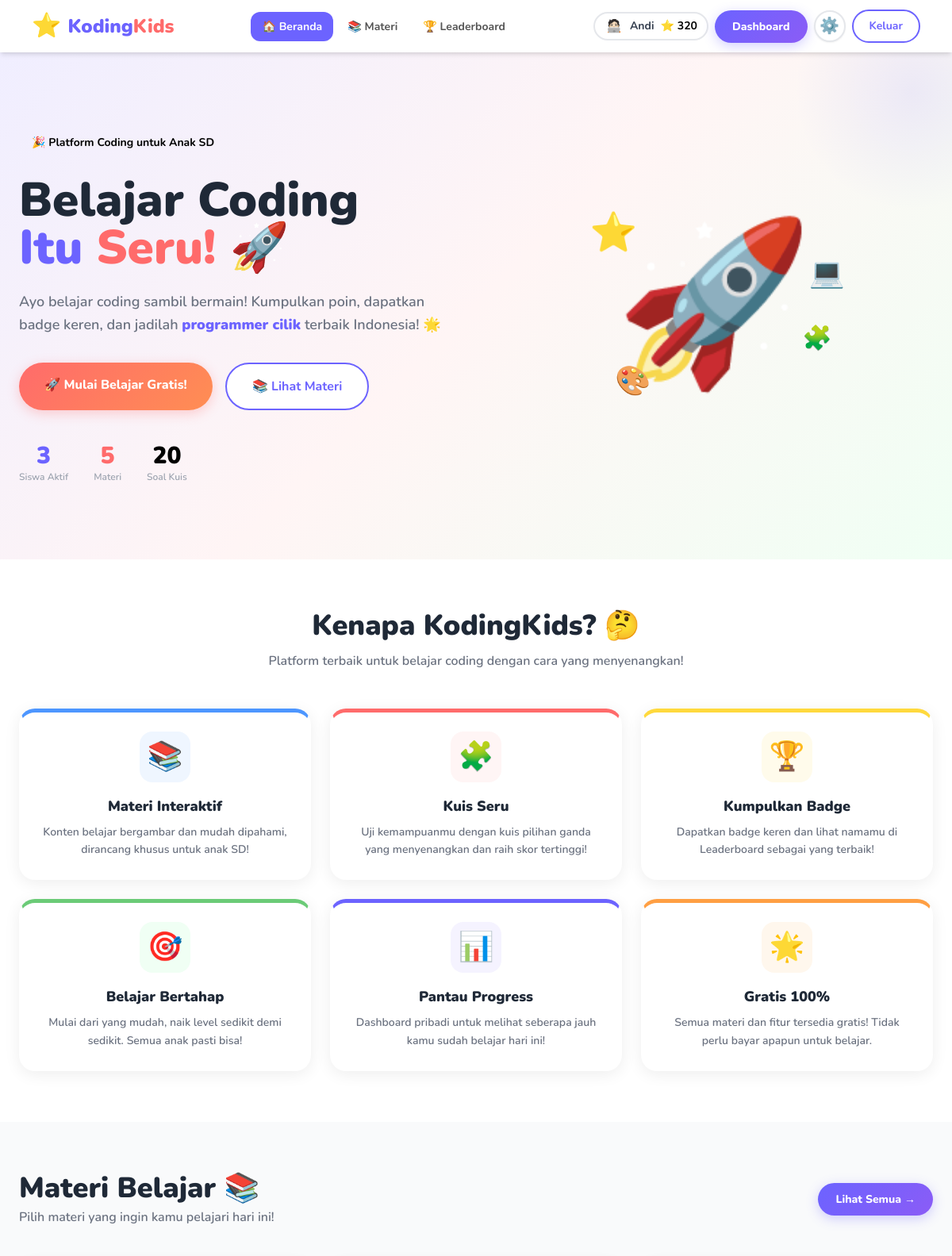
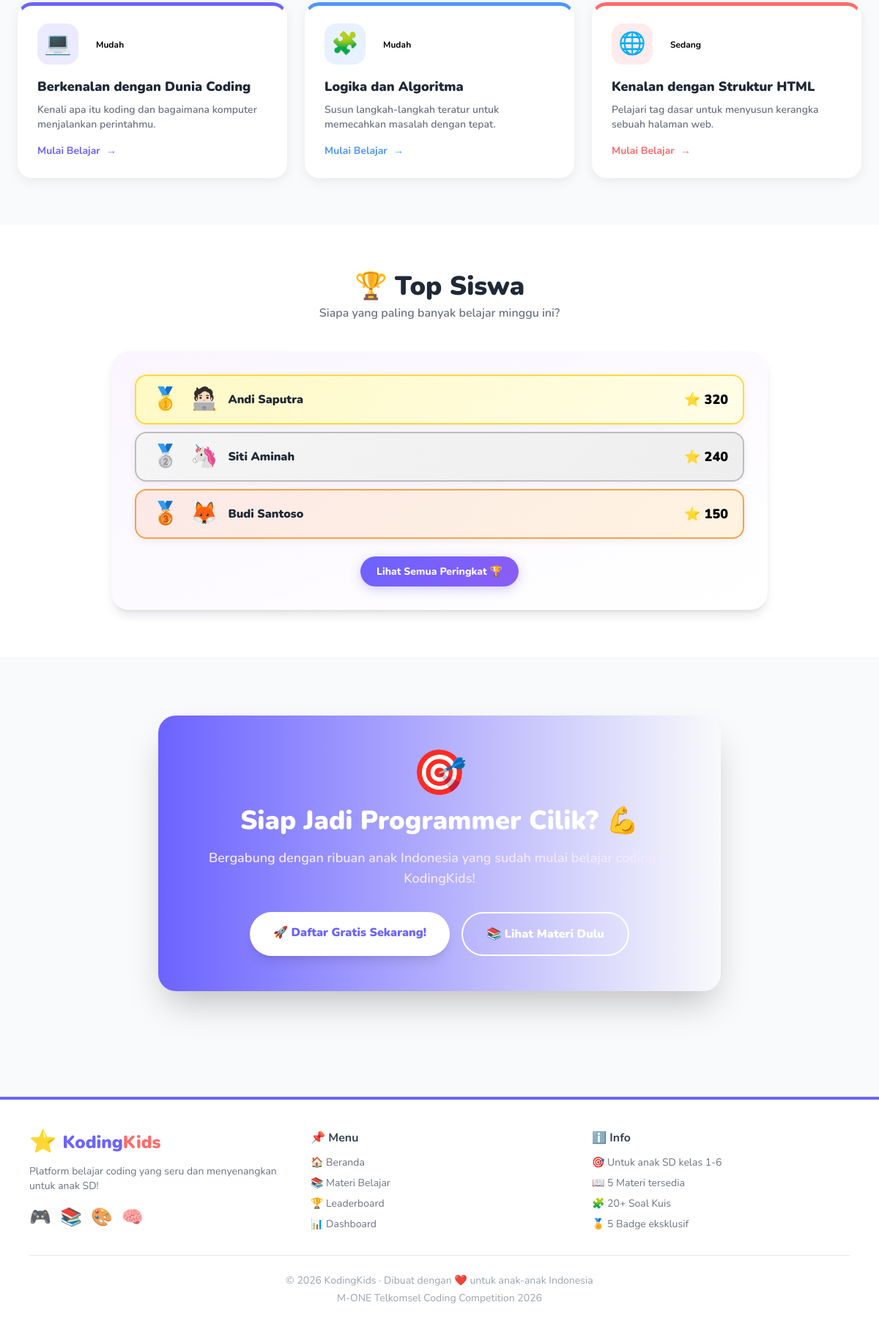
/ (signed in), run on the app's committed database (2 pictures, top to bottom).
### tables this page shows
CREATE TABLE IF NOT EXISTS `users` (
    `id` INT UNSIGNED AUTO_INCREMENT PRIMARY KEY,
    `nama` VARCHAR(100) NOT NULL,
    `username` VARCHAR(50) NOT NULL UNIQUE,
    `email` VARCHAR(100) NOT NULL UNIQUE,
    `password` VARCHAR(255) NOT NULL,
    `avatar` LONGTEXT NOT NULL DEFAULT '🐱',
    `role` ENUM('siswa', 'guru', 'admin') NOT NULL DEFAULT 'siswa',
    `poin` INT NOT NULL DEFAULT 0,
    `created_at` TIMESTAMP NOT NULL DEFAULT CURRENT_TIMESTAMP
);

CREATE TABLE IF NOT EXISTS `materi` (
    `id` INT UNSIGNED AUTO_INCREMENT PRIMARY KEY,
    `judul` VARCHAR(150) NOT NULL,
    `deskripsi` VARCHAR(255) NOT NULL,
    `level` ENUM('Mudah', 'Sedang', 'Sulit') NOT NULL DEFAULT 'Mudah',
    `durasi` TINYINT UNSIGNED NOT NULL DEFAULT 10,
    `icon` VARCHAR(20) NOT NULL DEFAULT '💻',
    `warna` VARCHAR(20) NOT NULL DEFAULT '#6C63FF',
    `konten` LONGTEXT NOT NULL,
    `urutan` INT NOT NULL DEFAULT 1,
    `created_at` TIMESTAMP NOT NULL DEFAULT CURRENT_TIMESTAMP
);

### config/db.php (called while the page is built, shortened)
<?php
function isLoggedIn() {
    return isset($_SESSION['user_id']);
}
function renderAvatar($avatar, $size = '1em', $fit = 'cover') {
    return $avatar;
}
?>

### index.php (the view, shortened to what this page needs)
<?php
require_once 'includes/header.php';
$total_siswa = $conn->query("SELECT COUNT(*) as c FROM users WHERE role='siswa'")->fetch_assoc()['c'];
$total_materi = $conn->query("SELECT COUNT(*) as c FROM materi")->fetch_assoc()['c'];
$total_kuis = $conn->query("SELECT COUNT(*) as c FROM kuis")->fetch_assoc()['c'];
?>
<section class="hero-section py-16 md:py-24 px-4">
    <div class="max-w-6xl mx-auto grid grid-cols-1 md:grid-cols-2 gap-12 items-center">
        <div class="animate-fadeInUp">
            <div class="inline-flex items-center gap-2 bg-yellow-100 text-yellow-700 px-4 py-2 rounded-full font-bold text-sm mb-6">
                🎉 Platform Coding untuk Anak SD
            </div>
            <h1 class="hero-title text-5xl md:text-6xl font-black text-gray-800 leading-tight mb-6">
                Belajar Coding<br>
                <span class="text-primary">Itu</span>
                <span class="text-accent"> Seru!</span>
                <span class="animate-wiggle inline-block">🚀</span>
            </h1>
            <p class="text-gray-500 text-lg font-semibold mb-8 leading-relaxed">
                Ayo belajar coding sambil bermain! Kumpulkan poin, dapatkan badge keren,
                dan jadilah <span class="text-primary font-black">programmer cilik</span> terbaik Indonesia! 🌟
            </p>
            <div class="flex flex-wrap gap-4">
                <a href="pages/register.php" class="btn-accent text-base px-8 py-4">
                    🚀 Mulai Belajar Gratis!
                </a>
                <a href="pages/materi.php" class="btn-outline text-base px-8 py-4">
                    📚 Lihat Materi
                </a>
            </div>
            <div class="flex gap-8 mt-10">
                <div class="text-center">
                    <div class="text-3xl font-black text-primary counter" data-target="<?= $total_siswa ?>"><?= $total_siswa ?></div>
                    <div class="text-xs text-gray-400 font-semibold">Siswa Aktif</div>
                </div>
                <div class="text-center">
                    <div class="text-3xl font-black text-accent counter" data-target="<?= $total_materi ?>"><?= $total_materi ?></div>
                    <div class="text-xs text-gray-400 font-semibold">Materi</div>
                </div>
                <div class="text-center">
                    <div class="text-3xl font-black text-green-500 counter" data-target="<?= $total_kuis ?>"><?= $total_kuis ?></div>
                    <div class="text-xs text-gray-400 font-semibold">Soal Kuis</div>
                </div>
            </div>
        </div>
        <div class="flex justify-center animate-float">
            <div class="relative">
                <div class="text-[160px] md:text-[200px] leading-none select-none">🚀</div>
                <div class="absolute -top-4 -left-8 text-5xl animate-bounce-slow">⭐</div>
                <div class="absolute top-10 -right-10 text-4xl animate-wiggle">💻</div>
                <div class="absolute -bottom-4 left-0 text-4xl animate-float" style="animation-delay:1s">🎨</div>
                <div class="absolute bottom-10 -right-6 text-3xl animate-bounce-slow" style="animation-delay:0.5s">🧩</div>
            </div>
        </div>
    </div>
</section>
<section class="py-16 px-4 bg-white">
    <div class="max-w-6xl mx-auto">
        <div class="text-center mb-12 animate-on-scroll">
            <h2 class="text-4xl font-black text-gray-800 mb-3">Kenapa KodingKids? 🤔</h2>
            <p class="text-gray-500 font-semibold">Platform terbaik untuk belajar coding dengan cara yang menyenangkan!</p>
        </div>
        <div class="grid grid-cols-1 md:grid-cols-3 gap-6">
            <?php
            $features = [
                ['icon'=>'📚','title'=>'Materi Interaktif','desc'=>'Konten belajar bergambar dan mudah dipahami, dirancang khusus untuk anak SD!','color'=>'#4D96FF','bg'=>'#EFF6FF'],
                ['icon'=>'🧩','title'=>'Kuis Seru','desc'=>'Uji kemampuanmu dengan kuis pilihan ganda yang menyenangkan dan raih skor tertinggi!','color'=>'#FF6B6B','bg'=>'#FFF5F5'],
                ['icon'=>'🏆','title'=>'Kumpulkan Badge','desc'=>'Dapatkan badge keren dan lihat namamu di Leaderboard sebagai yang terbaik!','color'=>'#FFD93D','bg'=>'#FFFBEB'],
                ['icon'=>'🎯','title'=>'Belajar Bertahap','desc'=>'Mulai dari yang mudah, naik level sedikit demi sedikit. Semua anak pasti bisa!','color'=>'#6BCB77','bg'=>'#F0FFF4'],
                ['icon'=>'📊','title'=>'Pantau Progress','desc'=>'Dashboard pribadi untuk melihat seberapa jauh kamu sudah belajar hari ini!','color'=>'#6C63FF','bg'=>'#F5F3FF'],
                ['icon'=>'🌟','title'=>'Gratis 100%','desc'=>'Semua materi dan fitur tersedia gratis! Tidak perlu bayar apapun untuk belajar.','color'=>'#FF9F43','bg'=>'#FFF7ED'],
            ];
            foreach ($features as $f): ?>
            <div class="card animate-on-scroll text-center" style="border-top: 5px solid <?= $f['color'] ?>">
                <div class="w-16 h-16 rounded-2xl flex items-center justify-center text-4xl mx-auto mb-4"
                     style="background:<?= $f['bg'] ?>">
                    <?= $f['icon'] ?>
                </div>
                <h3 class="text-lg font-black text-gray-800 mb-2"><?= $f['title'] ?></h3>
                <p class="text-gray-500 text-sm leading-relaxed font-semibold"><?= $f['desc'] ?></p>
            </div>
            <?php endforeach; ?>
        </div>
    </div>
</section>
<section class="py-16 px-4 bg-gray-50">
    <div class="max-w-6xl mx-auto">
        <div class="flex justify-between items-center mb-10">
            <div>
                <h2 class="text-4xl font-black text-gray-800">Materi Belajar 📚</h2>
                <p class="text-gray-500 font-semibold mt-1">Pilih materi yang ingin kamu pelajari hari ini!</p>
            </div>
            <a href="pages/materi.php" class="btn-primary hidden md:block">Lihat Semua →</a>
        </div>
        <div class="grid grid-cols-1 md:grid-cols-3 gap-6">
            <?php
            $materis = $conn->query("SELECT * FROM materi ORDER BY urutan LIMIT 3");
            $level_colors = ['Mudah'=>'bg-green-100 text-green-700','Sedang'=>'bg-yellow-100 text-yellow-700','Sulit'=>'bg-red-100 text-red-700'];
            while ($m = $materis->fetch_assoc()):
            ?>
            <a href="pages/materi_detail.php?id=<?= $m['id'] ?>" class="materi-card animate-on-scroll" style="border-top: 5px solid <?= $m['warna'] ?>">
                <div class="flex items-center gap-3 mb-4">
                    <div class="w-14 h-14 rounded-2xl flex items-center justify-center text-3xl"
                         style="background:<?= $m['warna'] ?>22">
                        <?= $m['icon'] ?>
                    </div>
                    <div>
                        <span class="text-xs font-bold px-3 py-1 rounded-full <?= $level_colors[$m['level']] ?>">
                            <?= $m['level'] ?>
                        </span>
                    </div>
                </div>
                <h3 class="text-lg font-black text-gray-800 mb-2"><?= htmlspecialchars($m['judul']) ?></h3>
                <p class="text-gray-500 text-sm font-semibold"><?= htmlspecialchars($m['deskripsi']) ?></p>
                <div class="mt-4 flex items-center gap-2 font-bold text-sm" style="color:<?= $m['warna'] ?>">
                    <span>Mulai Belajar</span><span>→</span>
                </div>
            </a>
            <?php endwhile; ?>
        </div>
    </div>
</section>
<section class="py-16 px-4 bg-white">
    <div class="max-w-4xl mx-auto">
        <div class="text-center mb-10">
            <h2 class="text-4xl font-black text-gray-800">🏆 Top Siswa</h2>
            <p class="text-gray-500 font-semibold mt-1">Siapa yang paling banyak belajar minggu ini?</p>
        </div>
        <div class="bg-gradient-to-br from-purple-50 to-blue-50 rounded-3xl p-8 shadow-lg">
            <?php
            $rank = 1;
            $rank_icons = ['🥇','🥈','🥉'];
            $top_users = $conn->query("SELECT nama, poin, avatar FROM users WHERE role='siswa' ORDER BY poin DESC LIMIT 3");
            if ($top_users->num_rows == 0): ?>
                <div class="text-center text-gray-400 font-bold py-8">
                    <div class="text-5xl mb-3">🌟</div>
                    <p>Belum ada siswa. Jadilah yang pertama!</p>
                    <a href="pages/register.php" class="btn-primary mt-4 inline-block">Daftar Sekarang</a>
                </div>
            <?php else: while ($u = $top_users->fetch_assoc()): ?>
                <div class="leaderboard-item rank-<?= $rank ?> animate-on-scroll">
                    <div class="text-3xl font-black w-10 text-center"><?= $rank_icons[$rank-1] ?></div>
                    <div class="text-3xl"><?= renderAvatar($u['avatar'], '2.2rem') ?></div>
                    <div class="flex-1">
                        <div class="font-black text-gray-800"><?= htmlspecialchars($u['nama']) ?></div>
                    </div>
                    <div class="flex items-center gap-2 font-black text-yellow-600 text-lg">
                        ⭐ <?= number_format($u['poin']) ?>
                    </div>
                </div>
            <?php $rank++; endwhile; endif; ?>
            <div class="text-center mt-6">
                <a href="pages/leaderboard.php" class="btn-primary">Lihat Semua Peringkat 🏆</a>
            </div>
        </div>
    </div>
</section>
<section class="py-20 px-4">
    <div class="max-w-3xl mx-auto text-center">
        <div class="bg-gradient-to-r from-primary to-blue-500 rounded-3xl p-12 text-white shadow-2xl">
            <div class="text-6xl mb-4 animate-bounce-slow">🎯</div>
            <h2 class="text-4xl font-black mb-4">Siap Jadi Programmer Cilik? 💪</h2>
            <p class="text-purple-100 font-semibold mb-8 text-lg">
                Bergabung dengan ribuan anak Indonesia yang sudah mulai belajar coding di KodingKids!
            </p>
            <div class="flex justify-center gap-4 flex-wrap">
                <a href="pages/register.php" class="bg-white text-primary font-black px-8 py-4 rounded-full hover:scale-105 transition-transform shadow-lg">
                    🚀 Daftar Gratis Sekarang!
                </a>
                <a href="pages/materi.php" class="border-2 border-white text-white font-black px-8 py-4 rounded-full hover:bg-white hover:text-primary transition-all">
                    📚 Lihat Materi Dulu
                </a>
            </div>
        </div>
    </div>
</section>
<?php require_once 'includes/footer.php'; ?>

### includes/header.php (shortened to what this page needs)
<?php
require_once __DIR__ . '/../config/db.php';
$current_page = basename($_SERVER['PHP_SELF']);
$root_prefix = (strpos($_SERVER['PHP_SELF'], '/pages/') !== false) ? '../' : '';
$user_poin = 0;
$user_nama = '';
$user_avatar = '🐱';
if (isLoggedIn()) {
    $uid = $_SESSION['user_id'];
    $user_data = $conn->query("SELECT nama, poin, avatar FROM users WHERE id = $uid")->fetch_assoc();
    $user_poin = $user_data['poin'];
    $user_nama = $user_data['nama'];
    $user_avatar = renderAvatar($user_data['avatar']);
}
?>
<!DOCTYPE html>
<html lang="id">
<head>
    <script src="https://cdn.tailwindcss.com"></script>
    <link rel="stylesheet" href="https://cdnjs.cloudflare.com/ajax/libs/animate.css/4.1.1/animate.min.css"/>
    <link rel="stylesheet" href="<?= $root_prefix ?>assets/css/style.css">
</head>
<body class="font-nunito bg-gray-50 min-h-screen">
<nav class="bg-white shadow-md sticky top-0 z-50">
    <div class="max-w-6xl mx-auto px-4 py-3 flex items-center justify-between">
        <a href="<?= $root_prefix ?>index.php" class="flex items-center gap-2 text-primary font-black text-2xl hover:scale-105 transition-transform">
            <span class="text-3xl animate-bounce-slow">⭐</span>
            <span>Koding<span class="text-accent">Kids</span></span>
        </a>
        <div class="hidden md:flex items-center gap-1">
            <a href="<?= $root_prefix ?>index.php"
               class="nav-link <?= $current_page == 'index.php' ? 'nav-active' : '' ?>">🏠 Beranda</a>
            <a href="<?= $root_prefix ?>pages/materi.php"
               class="nav-link <?= $current_page == 'materi.php' ? 'nav-active' : '' ?>">📚 Materi</a>
            <a href="<?= $root_prefix ?>pages/leaderboard.php"
               class="nav-link <?= $current_page == 'leaderboard.php' ? 'nav-active' : '' ?>">🏆 Leaderboard</a>
        </div>
        <div class="flex items-center gap-2">
            <?php if (isLoggedIn()): ?>
                <?php if (in_array(strtolower((string) ($_SESSION['user_role'] ?? '')), ['guru', 'admin'], true)): ?>
                    <div class="flex items-center gap-2 bg-gray-100 border-2 border-gray-300 rounded-full px-3 py-1">
                        <span class="text-xl">👨‍🏫</span>
                        <span class="text-sm font-bold text-gray-700 hidden sm:block">Admin</span>
                    </div>
                <?php else: ?>
                    <div class="flex items-center gap-2 bg-yellow-50 border-2 border-yellow-300 rounded-full px-3 py-1">
                        <span class="w-6 h-6 rounded-full overflow-hidden inline-flex items-center justify-center flex-shrink-0"><?= $user_avatar ?></span>
                        <span class="text-sm font-bold text-gray-700 hidden sm:block"><?= htmlspecialchars(explode(' ', $user_nama)[0]) ?></span>
                        <span class="text-sm font-bold text-yellow-600">⭐ <?= $user_poin ?></span>
                    </div>
                <?php endif; ?>
                <a href="<?= $root_prefix ?>pages/<?= in_array(strtolower((string) ($_SESSION['user_role'] ?? '')), ['guru', 'admin'], true) ? 'guru.php' : 'dashboard.php' ?>"
                   class="btn-primary hidden sm:block"><?= in_array(strtolower((string) ($_SESSION['user_role'] ?? '')), ['guru', 'admin'], true) ? 'Panel Guru' : 'Dashboard' ?></a>
                <a href="<?= $root_prefix ?>pages/profile.php"
                   class="bg-white border-2 border-gray-200 hover:bg-gray-100 hover:border-gray-300 text-xl rounded-full w-10 h-10 flex items-center justify-center transition-all shadow-sm" title="Edit Profil">⚙️</a>
                <a href="<?= $root_prefix ?>pages/logout.php"
                   class="btn-outline text-sm">Keluar</a>
            <?php endif; ?>
        </div>
    </div>
</nav>

### data on the page
users: avatar "🧑🏻‍💻", nama "Andi", poin "320", rank "🥇", nama "Andi Saputra"
materi: icon "💻", level "Mudah", judul "Berkenalan dengan Dunia Coding", deskripsi "Kenali apa itu koding dan bagaimana komputer menjalankan perintahmu."
materi: icon "🧩", level "Mudah", judul "Logika dan Algoritma", deskripsi "Susun langkah-langkah teratur untuk memecahkan masalah dengan tepat."
materi: icon "🌐", level "Sedang", judul "Kenalan dengan Struktur HTML", deskripsi "Pelajari tag dasar untuk menyusun kerangka sebuah halaman web."
users: rank "🥈", avatar "🦄", nama "Siti Aminah", poin "240"
users: rank "🥉", avatar "🦊", nama "Budi Santoso", poin "150"

### other printed values
$total_siswa "3"
$total_materi "5"
$total_kuis "20"
$f['icon'] "📚"
$f['title'] "Materi Interaktif"
$f['desc'] "Konten belajar bergambar dan mudah dipahami, dirancang khusus untuk anak SD!"
$f['icon'] "🧩"
$f['title'] "Kuis Seru"
$f['desc'] "Uji kemampuanmu dengan kuis pilihan ganda yang menyenangkan dan raih skor tertinggi!"
$f['icon'] "🏆"
$f['title'] "Kumpulkan Badge"
$f['desc'] "Dapatkan badge keren dan lihat namamu di Leaderboard sebagai yang terbaik!"
$f['icon'] "🎯"
$f['title'] "Belajar Bertahap"
$f['desc'] "Mulai dari yang mudah, naik level sedikit demi sedikit. Semua anak pasti bisa!"
